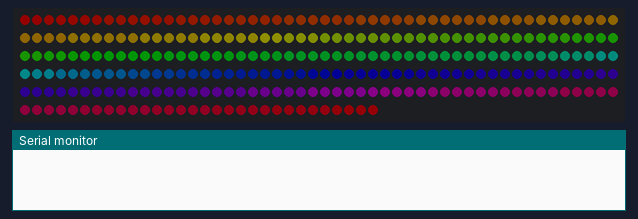
Bench run of a sketch on a simulated Arduino Uno, built with avr-gcc and run on an emulated ATmega328P. On the bench: 280 RGB LEDs in strip order, left to right, continuing on the next row, the last lines printed to the serial monitor. Dim RGB values are drawn brighter than linear.

Above: at 0.17 s.
At 6.21 s:
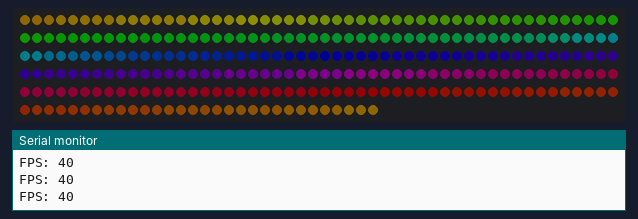
At 10.74 s:
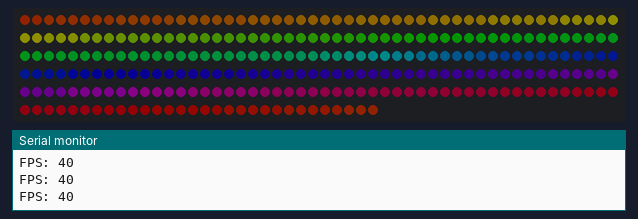
At 19.81 s:
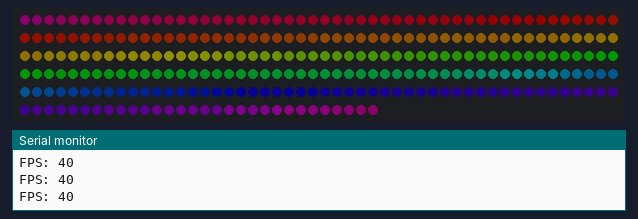
At 29.17 s:
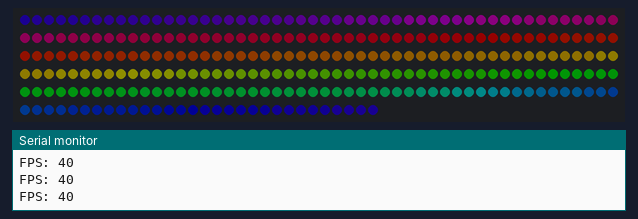
At 39.74 s:
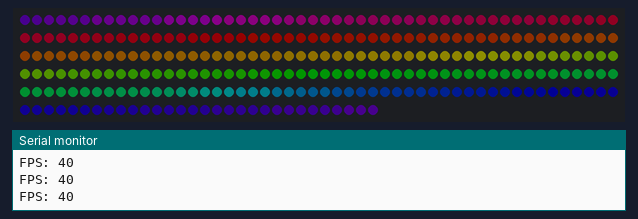

The sketch:

led-tester.ino
```cpp
#include "FastLED.h"

#define NUM_LEDS 280
CRGB leds[NUM_LEDS];


void setup() {
  Serial.begin(9600);
  FastLED.addLeds<APA102, 11, 13, RGB>(leds, NUM_LEDS);
}


//
// The loop
//

long lastMillis = 0;
long loops = 0;

void loop() {
  long currentMillis = millis();
  loops++;

  double t = millis() / 1000.0f;

  for ( int i = 0; i < NUM_LEDS; i++) {
    int h = (int)((float)i/NUM_LEDS * 255 + (t*50)) % 255;
    leds[i] = CHSV(h, 200, 70);
  }

  FastLED.show();

  // Show FPS
  if(currentMillis - lastMillis > 1000){
    Serial.print("FPS: ");
    Serial.print(loops);
    Serial.println();

    lastMillis = currentMillis;
    loops = 0;
  }
}
```
